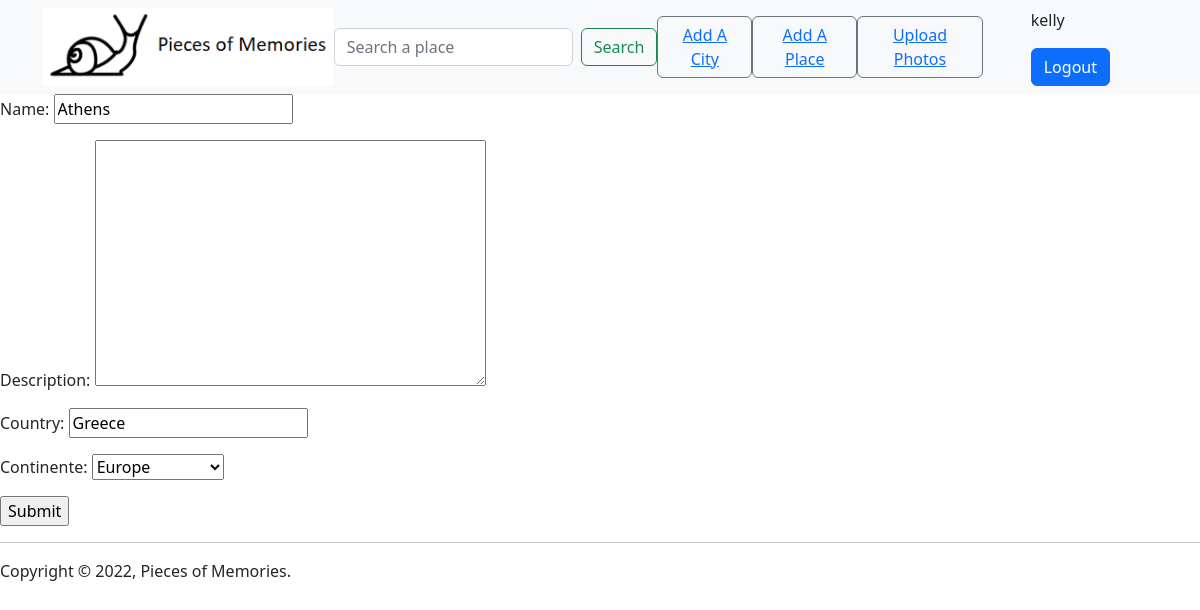
Screenshot of /update-city/8/ (signed in) with the database file from the repository.
### base/models.py (models this page shows, shortened)
class City(models.Model):
    user = models.ForeignKey(User, on_delete=models.SET_NULL, null=True)
    name = models.CharField(max_length=200)
    description = models.TextField(null=True, blank=True)
    country = models.CharField(max_length=50, null=True)
    continente = models.ForeignKey(Continente, on_delete=models.SET_NULL, null=True)
    updated = models.DateTimeField(auto_now=True)
    created = models.DateTimeField(auto_now_add=True)
    class Meta:
        ordering = ['-updated', '-created']

class Continente(models.Model):
    name = models.CharField(max_length=200)
    def __str__(self):
        return self.name

### base/views.py (the view)
# urls.py: path('update-city/<str:pk>/', views.updateCity, name='update-city'),
@login_required(login_url='login')
def updateCity(request, pk):
    city = City.objects.get(id=pk)
    form = CityForm(instance=city)
    if request.method == 'POST':
        form = CityForm(request.POST, instance=city)
        if form.is_valid():
            form.save()
            return redirect('home')
    context = {'form': form}
    return render(request, 'base/city_form.html', context)

### base/forms.py
class CityForm(ModelForm):
    class Meta:
        model = City
        fields = '__all__'
        exclude = ['user']

### base/templates/base/city_form.html (shortened to what this page needs)
{% extends 'main.html' %}
{% block content %}
<div>
    <form method="POST" action="">
        {{form.as_p}}
        <input type="submit" value="Submit" />
    </form>
</div>
{% endblock %}

### Templates/navbar.html (shortened to what this page needs)
{% load static %}
<div>
    <nav class="navbar navbar-expand-lg bg-light">
        <div class="container">
            <div class=""w-5 p-3">
                <a href="/">
                    <img src="{% static 'images/logoSS.png' %}" class="img-fluid">
                </a>
            </div>
            <div class="">
                <form method="GET" class="d-flex" role="search" action="{% url 'home' %}">
                    <input class="form-control me-2" type="text" name="q" placeholder="Search a place">
                    <button class="btn btn-outline-success" type="submit">Search</button>
                </form>
            </div>
            <div class="collapse navbar-collapse" id="navmenu">
                <ul class="navbar-nav ms-auto">
                    <li class="nav-item btn btn-outline-secondary"><a href="{% url 'add-city' %}">Add A City</a></li>
                    <li class="nav-item btn btn-outline-secondary"><a href="{% url 'add-place' %}">Add A Place</a></li>
                    <li class="nav-item btn btn-outline-secondary"><a href="{% url 'add-photo' %}">Upload Photos</a></li>
                </ul>
                <div class="px-5">
                    {% if request.user.is_authenticated %}
                    <p>{{request.user}}</p>
                    <a href="{% url 'logout' %}" class="btn btn-primary">Logout</a>
                    {% else %}
                    <a href="{% url 'login' %}" class="btn btn-primary">Login/Register</a>
                    {% endif %}
                </div>
            </div>
        </div>
    </nav>
</div>

### rows the page displays
City: name "Athens", country "Greece", continente "Europe"

### other values shown
{{ request.user }} "kelly"
